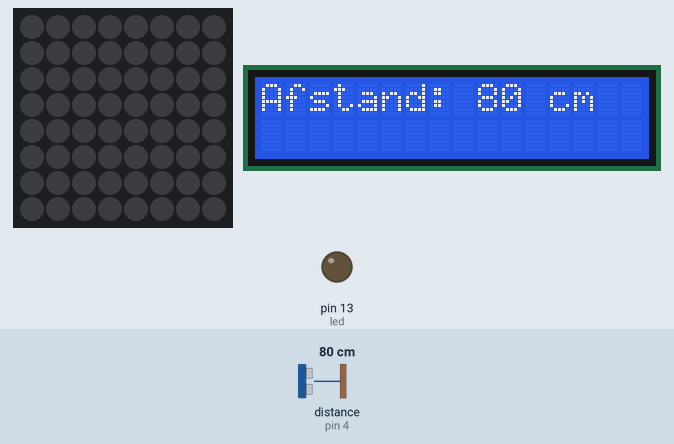
Recording of a sketch running on a simulated Arduino Uno, built with avr-gcc and run on an emulated ATmega328P. On the bench: 8×8 RGB LED matrix (first LED top left, wired row by row), 16×2 character LCD, output pins drawn as LEDs (lit = HIGH). Wiring (inferred from the names in the program): ultrasonic range finder: trigger pin 2; echo pin 4. Inputs (shaded band) come from the test bench; at power-on: distance to the obstacle (sensor on pin 4) 80 cm. The echo pulse lasts 58.3 µs per cm; pins used as bus, display or sensor lines are not drawn.

Above: at 1.2 s.
1.3 s: distance to the obstacle (sensor on pin 4) set to 8 cm
At 2.6 s:
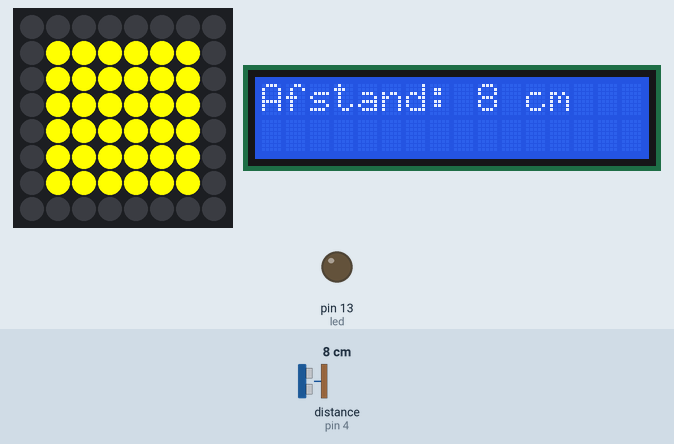
5.4 s: distance to the obstacle (sensor on pin 4) set to 5 cm
At 8.1 s:
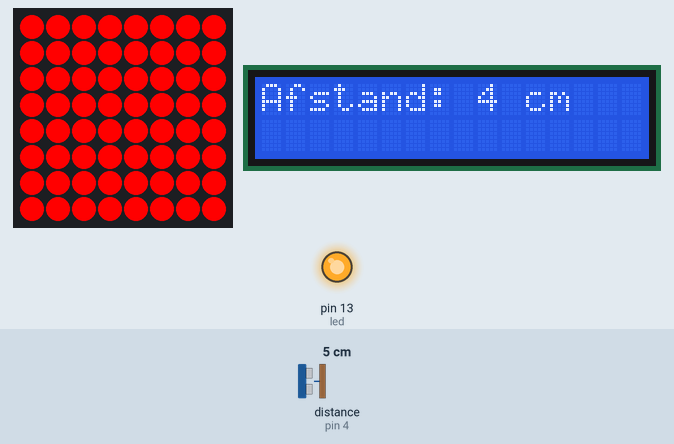
8.6 s: distance to the obstacle (sensor on pin 4) set to 18 cm
At 10.2 s:
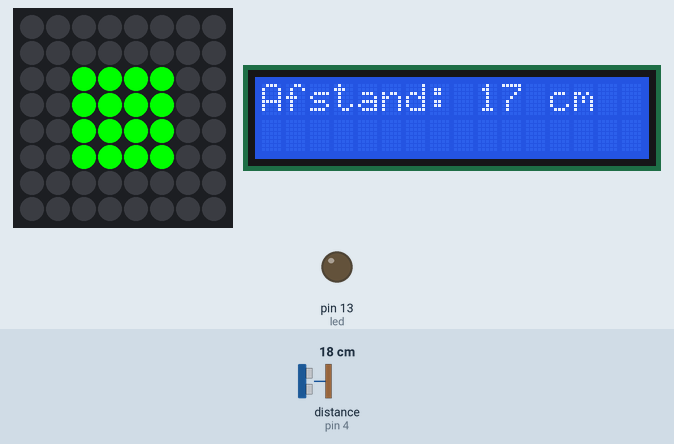
Timing chart, 0 to 11.7 s (numbered marks = the images above; inputs shaded):
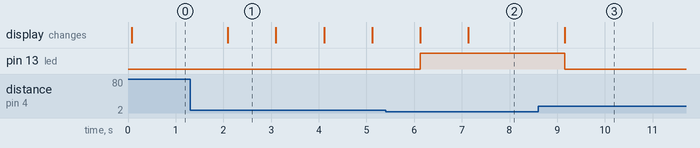

Measured:
- the behaviour switches between 7 and 6 cm on distance to the obstacle (sensor on pin 4) (found by bisection; images 1 and 2)
- after the input at 1.3 s, the display: changes after 0.79 s (image 1)
- after the input at 5.4 s, pin 13 (led): LOW → HIGH after 0.73 s; the display: first changes after 0.73 s (image 2 shows a later state)
- after the input at 8.6 s, pin 13 (led): HIGH → LOW after 0.56 s; the display: changes after 0.56 s (image 3)
- what the display in image 1 shows lasts 1.0 s, from 2.1 s to 3.1 s

The sketch:

UltrasoonSensorPlus.ino
```cpp
/* Veelzijdige ultrasoon afstandssensor */
/* Door Marinus Leeuwerik */
/* */
/* */
/* Gebruikt: LCD Keypad Shield , Adafruit 8x8 bi-color LED matrix, HCSR04 Ultrasonic sensor, blauwe led */
/* PINNUMMERS: Arduino -> item*/
/* LCD Keypadshield: A0 -> A0 ; D3 -> D4 ; D5 -> D5 ; D6 -> D6 ; D7 -> D7 ; D8 -> D8 ; D9 -> D9 ; D10 -> D10 ; 5V -> 5V ; GRND -> GRND */
/* Matrix: A4 -> C(CLOCK) ; A5 -> D(DATA) ; GRND -> - ; 3.3V -> + */
/* HCSR04 Sensor: 5V -> Vcc ; GRND -> GRND ; D2 -> Trig ; D4 -> Echo */
/* Blauwe LED: D13 -> Anode(+) ; GRND -> Kathode(-) */

#include <Wire.h>
#include "Adafruit_LEDBackpack.h"
#include "Adafruit_GFX.h"
#include <LiquidCrystal.h>

/* Pinnummers, trigger en echo defineren */
const int triggerPin = 2;
const int echoPin = 4;
const int led = 13;

Adafruit_BicolorMatrix matrix = Adafruit_BicolorMatrix();
LiquidCrystal lcd(8, 9, 3, 5, 6, 7);

void setup()
{
	// Begin seriële communicatie
	Serial.begin(9600);
	matrix.begin(0x70);
	// Initialiseer lcd scherm
	lcd.begin(16, 2);
	lcd.print("test");
}

/* Bitmap patronen voor matrix vaststellen, 1 is aan, 0 is uit */
static const uint8_t PROGMEM
	far_bmp[] =
	{
		B00000000,
		B00000000,
		B00000000,
		B00011000,
		B00011000,
		B00000000,
		B00000000,
		B00000000,
	},
	intermediate_bmp[] =
	{
		B00000000,
		B00000000,
		B00111100,
		B00111100,
		B00111100,
		B00111100,
		B00000000,
		B00000000,
	},
	close_bmp[] =
	{
		B00000000,
		B01111110,
		B01111110,
		B01111110,
		B01111110,
		B01111110,
		B01111110,
		B00000000,
	},
	danger_bmp[] =
	{
		B11111111,
		B11111111,
		B11111111,
		B11111111,
		B11111111,
		B11111111,
		B11111111,
		B11111111,
	};

void loop()
{
	/* Variabelen */
	long echo, dist;

	/* LOW/HIGH betrouwbaarheid */
	pinMode(triggerPin, OUTPUT);
	digitalWrite(triggerPin, LOW);
	delayMicroseconds(2);
	digitalWrite(triggerPin, HIGH);
	delayMicroseconds(10);
	digitalWrite(triggerPin, LOW);

	/* Uitlezen sensor */
	pinMode(echoPin, INPUT);
	echo = pulseIn(echoPin, HIGH);

	/* Omzetten tijd-afstand */
	dist = ttd(echo);

	/* Printen naar zowel matrix, lcd scherm & led */
	if (dist <= 200) // Niets doen als de afstand groter is dan 200 centimeter
	{
		Serial.println();
		lcd.clear();
		lcd.setCursor(0, 0);
		lcd.print("Afstand: ");
		lcd.print(dist);
		lcd.print(" cm");

		if (dist > 0 && dist <= 5) /* Gevaar */
		{
			matrix.clear();
			matrix.drawBitmap(0, 0, danger_bmp, 8, 8, LED_RED);
			matrix.writeDisplay();
			pinMode(led, OUTPUT);
			digitalWrite(led, HIGH);
		}
		else if (dist > 5 && dist < 15) /* Dichtbij */
		{
			matrix.clear();
			matrix.drawBitmap(0, 0, close_bmp, 8, 8, LED_YELLOW);
			matrix.writeDisplay();
			pinMode(led, OUTPUT);
			digitalWrite(led, LOW);
		}
		else if (dist >= 15 && dist < 35) /* Gematigd */
		{
			matrix.clear();
			matrix.drawBitmap(0, 0, intermediate_bmp, 8, 8, LED_GREEN);
			matrix.writeDisplay();
			pinMode(led, OUTPUT);
			digitalWrite(led, LOW);
		}
		else if (dist >= 35 && dist <= 75) /* Ver */
		{
			matrix.clear();
			matrix.drawBitmap(0, 0, far_bmp, 8, 8, LED_GREEN);
			matrix.writeDisplay();
			pinMode(led, OUTPUT);
			digitalWrite(led, LOW);
		}
		else
		{
			matrix.clear();
			pinMode(led, OUTPUT);
			digitalWrite(led, LOW);
		}
	}

	delay(1000); // Delay voor overzichtelijkheid & verversingstijd van LCD scherm
}

long ttd(long microseconds) //TimeToDistance (ttd)
{
	/* Geluidssnelheid is 340 m/s dus 29 microsecondes/cm */
	return microseconds / 29 / 2;
}
```
